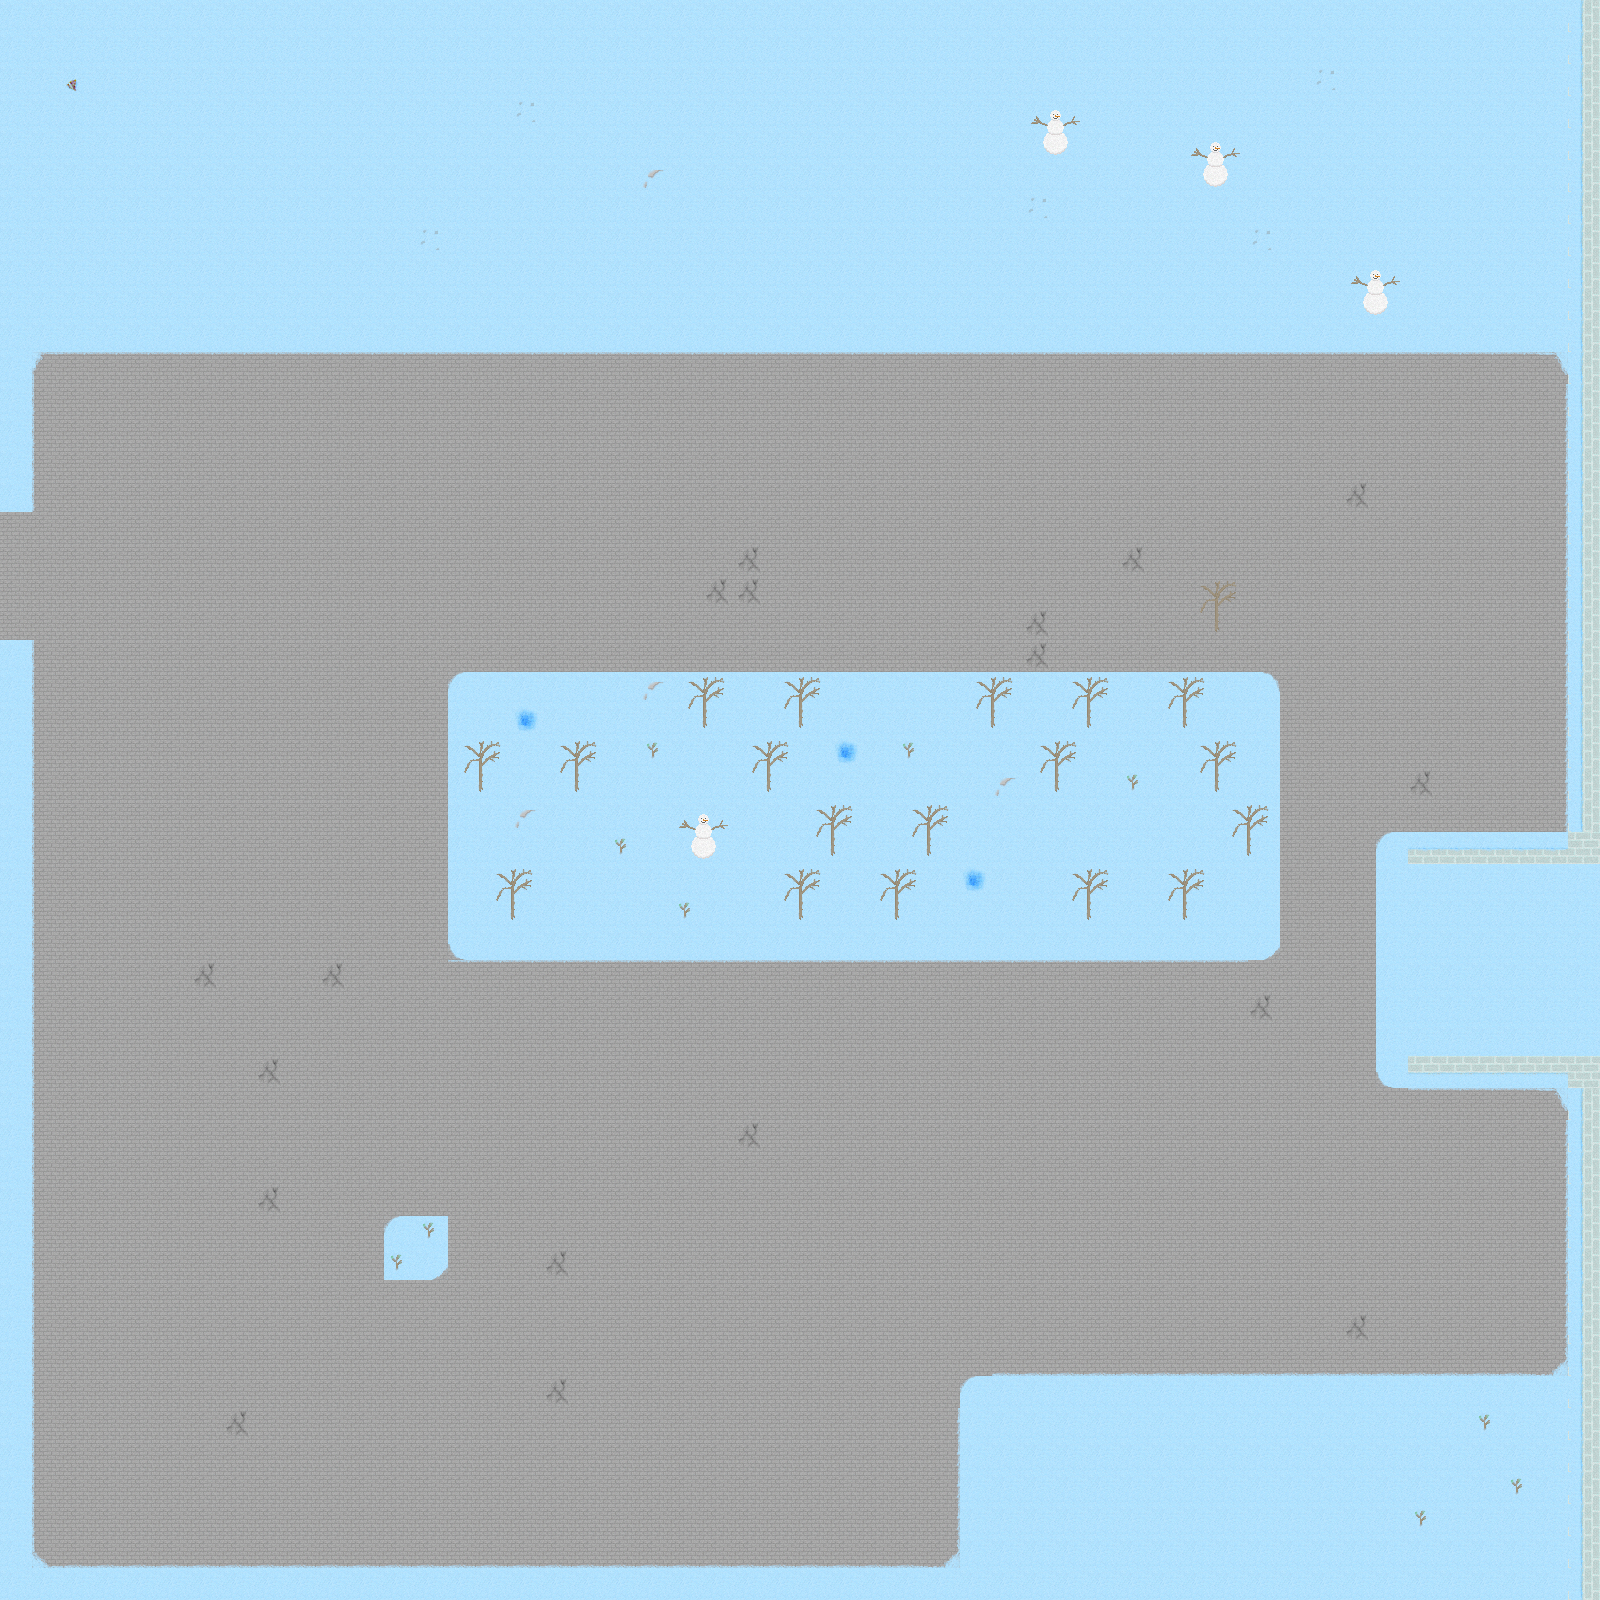

The image is a tile-based game level rendered from a .tmx file. Its description and source (layers, tilesets, objects; grid data summarised) follow:
An orthogonal 50x50 tile map with 32x32 px tiles, 2 tile layers (ground, walls), 2 tilesets and 19 objects (4x maplesyrup, 2x enemy, player, l2entrance).

<map version="1.2" tiledversion="1.3.4" orientation="orthogonal" renderorder="right-down" width="50" height="50" tilewidth="32" tileheight="32" infinite="0" nextlayerid="10" nextobjectid="12">
 <editorsettings>
  <export target="level1.lua" format="lua" />
 </editorsettings>
 <tileset firstgid="1" name="test" tilewidth="32" tileheight="32" tilecount="345" columns="15">
  <image source="../tilesets/test.png" trans="000000" width="480" height="736" />
  <tile id="201">
   <objectgroup draworder="index" id="2">
    <object id="1" x="0" y="-0.189237" width="32.0757" height="32.2649" />
   </objectgroup>
  </tile>
  <tile id="202">
   <objectgroup draworder="index" id="2">
    <object id="1" x="0" y="0" width="31.9811" height="31.8865" />
   </objectgroup>
  </tile>
  <tile id="214">
   <objectgroup draworder="index" id="2">
    <object id="1" x="0.0946186" y="0" width="31.7918" height="31.7918" />
   </objectgroup>
  </tile>
  <tile id="215">
   <properties>
    <property name="collidable" value="true" />
   </properties>
   <objectgroup draworder="index" id="2">
    <object id="1" x="0.189237" y="0.0946186" width="31.6972" height="30.9403" />
   </objectgroup>
  </tile>
  <tile id="216">
   <objectgroup draworder="index" id="2">
    <object id="1" x="-0.0946186" y="0" width="31.9811" height="31.6026" />
   </objectgroup>
  </tile>
  <tile id="217">
   <objectgroup draworder="index" id="2">
    <object id="1" x="0" y="-0.0946186" width="31.8865" height="31.8865" />
   </objectgroup>
  </tile>
  <tile id="255">
   <objectgroup draworder="index" id="2">
    <object id="1" x="23.3708" y="-0.283856" width="8.70491" height="7.19101" />
    <object id="2" x="20.5322" y="7.09639" width="11.3542" height="19.9645" />
   </objectgroup>
  </tile>
  <tile id="256">
   <objectgroup draworder="index" id="3">
    <object id="3" x="-0.0946186" y="0.0946186" width="31.9811" height="28.291" />
   </objectgroup>
  </tile>
  <tile id="257">
   <objectgroup draworder="index" id="2">
    <object id="1" x="0" y="-0.0946186" width="15.0444" height="8.79953" />
    <object id="2" x="0" y="8.70491" width="7.00177" height="15.6121" />
   </objectgroup>
  </tile>
 </tileset>
 <tileset firstgid="346" source="tiles.tsx" />
 <layer id="3" name="ground" width="50" height="50">
  <data>[2500 cells, 2500 non-empty, 21 distinct tile ids]</data>
 </layer>
 <layer id="9" name="walls" width="50" height="50">
  <properties>
   <property name="collidable" type="bool" value="true" />
  </properties>
  <data>[2500 cells, 298 non-empty, 14 distinct tile ids]</data>
 </layer>
 <objectgroup id="8" name="sprites">
  <object id="5" name="enemy" x="640" y="480">
   <properties>
    <property name="Dialogue" type="int" value="1" />
    <property name="Is" value="enemy" />
   </properties>
  </object>
  <object id="6" name="enemy" x="160" y="1280">
   <properties>
    <property name="Dialogue" type="int" value="2" />
    <property name="Is" value="enemy" />
   </properties>
  </object>
  <object id="7" name="player" x="64" y="544" width="32" height="32" />
  <object id="4" name="l2entrance" x="1456" y="863" width="73.667" height="185.333">
   <properties>
    <property name="Is" value="door" />
    <property name="LeadsTo" value="level2" />
   </properties>
  </object>
  <object id="8" name="maplesyrup" x="1152" y="1504">
   <properties>
    <property name="Is" value="maplesyrup" />
   </properties>
  </object>
  <object id="9" name="maplesyrup" x="96" y="416">
   <properties>
    <property name="Is" value="maplesyrup" />
   </properties>
  </object>
  <object id="10" name="maplesyrup" x="1280" y="224">
   <properties>
    <property name="Is" value="maplesyrup" />
   </properties>
  </object>
  <object id="11" name="maplesyrup" x="128" y="1504">
   <properties>
    <property name="Is" value="maplesyrup" />
   </properties>
  </object>
 </objectgroup>
</map>
